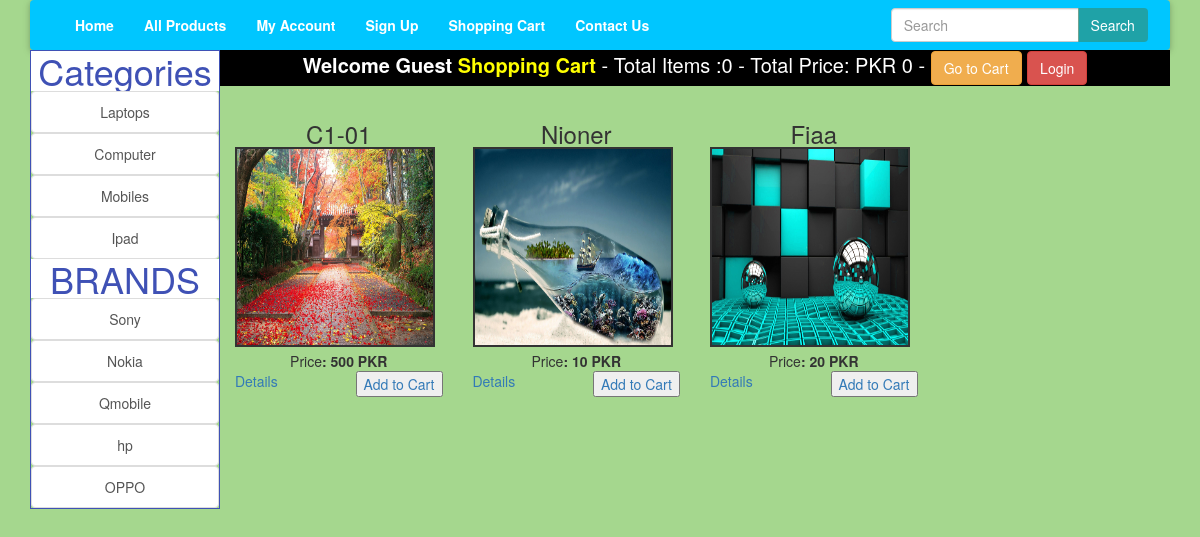
/index.php?cat=3, run on the app's committed database.
### tables this page shows
CREATE TABLE `categories` (
  `cat_id` int(11) NOT NULL,
  `cat_title` text NOT NULL
);

CREATE TABLE `brands` (
  `brand_id` int(11) NOT NULL,
  `brand_title` text NOT NULL
);

CREATE TABLE `products` (
  `product_id` int(11) NOT NULL,
  `cat_id` int(11) NOT NULL,
  `brand_id` int(11) NOT NULL,
  `date` timestamp NOT NULL DEFAULT CURRENT_TIMESTAMP ON UPDATE CURRENT_TIMESTAMP,
  `product_title` text NOT NULL,
  `product_img1` text NOT NULL,
  `product_img2` text NOT NULL,
  `product_img3` text NOT NULL,
  `product_price` int(11) NOT NULL,
  `product_descrip` text NOT NULL,
  `product_keywords` text NOT NULL,
  `status` text NOT NULL
);

### functions/functions.php (the view, shortened to what this page needs)
<?php
$servername = "localhost";
$username = "root";
$password = "";
$dbname = "myshop";
$conn = mysqli_connect($servername, $username, $password, $dbname);
function getRealIpAddr(){
    if(!empty($_SERVER['HTTP_CLIENT_IP'])){
        $ip = $_SERVER['HTTP_CLIENT_IP'];
    } elseif(!empty($_SERVER['HTTP_X_FORWARDED_FOR'])){
        $ip = $_SERVER['HTTP_X_FORWARDED_FOR'];
    } else{
        $ip = $_SERVER['REMOTE_ADDR'];
    }
    return $ip;
}
function getBrands(){
    global $conn;
    $get_brands = "SELECT * FROM brands";
    $run_brands = mysqli_query( $conn , $get_brands );
    while ($row_brands = mysqli_fetch_array($run_brands)) {
        $brands_id = $row_brands['brand_id'];
        $brands_title = $row_brands['brand_title'];
        echo "<li><a href='index.php?brand=$brands_id' class='list-group-item'>$brands_title</a></li>";
    }
}
function getCats(){
    global $conn;
    $get_cats = "SELECT * FROM categories";
    $run_cats = mysqli_query( $conn , $get_cats );
    while ($row_cats = mysqli_fetch_array($run_cats)) {
        $cat_id = $row_cats['cat_id'];
        $cat_title = $row_cats['cat_title'];
        echo "<li><a href='index.php?cat=$cat_id' class='list-group-item'>$cat_title</a></li>";
    }
}
    function getCatProducts(){
        global $conn;
        if(isset($_GET['cat'])){
            $cat_id = $_GET['cat'];
            $get_cat_products = "SELECT * FROM products WHERE cat_id = '$cat_id' ";
            $run_cat_products = mysqli_query( $conn , $get_cat_products );
            $count = mysqli_num_rows($run_cat_products);
            if($count == 0){
                echo "<h2 class='no-data-found'>NO PRODUCTS FOUND IN THIS CATEGORY</h2>";
            } else {
                while ($row_cat_products = mysqli_fetch_array($run_cat_products)){
                    $pro_id = $row_cat_products['product_id'];
                    $pro_title = $row_cat_products['product_title'];
                    $pro_price = $row_cat_products['product_price'];
                    $pro_image = $row_cat_products['product_img1'];
                    echo "
                        <div class='col-md-3 product-details'>
                            <h3>$pro_title</h3>
                            <img src='admin_area/product_images/$pro_image' width='200px' height='200px' >
                            <p id='price'>Price<b>: $pro_price PKR</b></p>
                            <a href='details.php?pro_id=$pro_id' class='details-btn'>Details</a>
                            <a href='index.php?add_cart=$pro_id' class='cart-btn'><button>Add to Cart</button></a>
                        </div> ";
                }
            }
        }
    }
function items(){
    if(isset($_GET['add_cart'])){
        global $conn;
        $ip_add = getRealIpAddr();
        $check_pro = "SELECT * FROM cart WHERE ip_add = '$ip_add' ";
        $run_item = mysqli_query( $conn , $check_pro );
        $count_items = mysqli_num_rows($run_item);
    } else {
        global $conn;
        $ip_add = getRealIpAddr();
        $check_pro = "SELECT * FROM cart WHERE ip_add = '$ip_add' ";
        $run_item = mysqli_query( $conn , $check_pro );
        $count_items = mysqli_num_rows($run_item);
    }
    echo $count_items;
}
function total_price(){
    $total = 0;
    echo "PKR " . $total;
}

### css/index.css (style rules this page uses)
html, body, div, span, applet, object, iframe, h1, h2, h3, h4, h5, h6, p, blockquote, pre, a, abbr, acronym, address, big, cite, code, del, dfn, em, img, ins, kbd, q, s, samp, small, strike, strong, sub, sup, tt, var, b, u, i, center, dl, dt, dd, ol, ul, li, fieldset, form, label, legend, table, caption, tbody, tfoot, thead, tr, th, td, article, aside, canvas, details, embed, figure, figcaption, footer, header, hgroup, menu, nav, output, ruby, section, summary, time, mark, audio, video, .row { margin: 0; padding: 0; border: 0; vertical-align: baseline; }
body { background-color: rgba(105,189,67,0.60); }
.list-group li a { text-align: center; }
.product-details img { border: 2px solid #333; }
.details-btn { float: left; }
.cart-btn { float: right; }
.product-details { margin-top: 35px; }
.product-details h3 { text-align: center; }
.product-details #price { text-align: center; }

### data on the page
categories: cat_title "Laptops"
categories: cat_title "Computer"
categories: cat_title "Mobiles"
categories: cat_title "Ipad"
brands: brand_title "Sony"
brands: brand_title "Nokia"
brands: brand_title "Qmobile"
brands: brand_title "hp"
brands: brand_title "OPPO"
products: product_title "C1-01", product_img1 (picture), product_price "500"
products: product_title "Nioner", product_img1 (picture), product_price "10"
products: product_title "Fiaa", product_img1 (picture), product_price "20"

### other printed values
$count_items "0"
$total "0"
